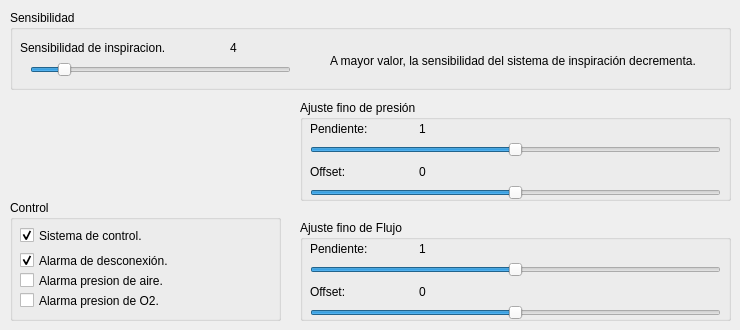
      <widget class="QWidget" name="tab_9">
       <attribute name="title">
        <string>Ajustes</string>
       </attribute>
       <widget class="QGroupBox" name="groupBox_12">
        <property name="geometry">
         <rect>
          <x>10</x>
          <y>10</y>
          <width>721</width>
          <height>80</height>
         </rect>
        </property>
        <property name="title">
         <string>Sensibilidad</string>
        </property>
        <widget class="QLabel" name="label_2">
         <property name="geometry">
          <rect>
           <x>10</x>
           <y>30</y>
           <width>181</width>
           <height>16</height>
          </rect>
         </property>
         <property name="text">
          <string>Sensibilidad de inspiracion. </string>
         </property>
        </widget>
        <widget class="QLabel" name="label_sensibilidad">
         <property name="geometry">
          <rect>
           <x>220</x>
           <y>30</y>
           <width>31</width>
           <height>16</height>
          </rect>
         </property>
         <property name="text">
          <string>4</string>
         </property>
         <property name="buddy">
          <cstring>horizontalSlider_sensibilidad</cstring>
         </property>
        </widget>
        <widget class="QSlider" name="horizontalSlider_sensibilidad">
         <property name="geometry">
          <rect>
           <x>20</x>
           <y>50</y>
           <width>261</width>
           <height>20</height>
          </rect>
         </property>
         <property name="minimum">
          <number>1</number>
         </property>
         <property name="maximum">
          <number>10</number>
         </property>
         <property name="singleStep">
          <number>1</number>
         </property>
         <property name="pageStep">
          <number>1</number>
         </property>
         <property name="value">
          <number>2</number>
         </property>
         <property name="orientation">
          <enum>Qt::Horizontal</enum>
         </property>
         <property name="invertedAppearance">
          <bool>false</bool>
         </property>
         <property name="invertedControls">
          <bool>false</bool>
         </property>
        </widget>
        <widget class="QLabel" name="label_3">
         <property name="geometry">
          <rect>
           <x>320</x>
           <y>30</y>
           <width>391</width>
           <height>41</height>
          </rect>
         </property>
         <property name="text">
          <string>A mayor valor, la sensibilidad del sistema de inspiración decrementa. </string>
         </property>
         <property name="wordWrap">
          <bool>true</bool>
         </property>
        </widget>
       </widget>
       <widget class="QGroupBox" name="groupBox_13">
        <property name="geometry">
         <rect>
          <x>10</x>
          <y>200</y>
          <width>271</width>
          <height>121</height>
         </rect>
        </property>
        <property name="title">
         <string>Control</string>
        </property>
        <widget class="QCheckBox" name="checkBox_control">
         <property name="geometry">
          <rect>
           <x>10</x>
           <y>20</y>
           <width>141</width>
           <height>31</height>
          </rect>
         </property>
         <property name="text">
          <string>Sistema de control. </string>
         </property>
         <property name="checked">
          <bool>true</bool>
         </property>
        </widget>
        <widget class="QCheckBox" name="checkBox_alarmNoConnection">
         <property name="enabled">
          <bool>true</bool>
         </property>
         <property name="geometry">
          <rect>
           <x>10</x>
           <y>50</y>
           <width>171</width>
           <height>21</height>
          </rect>
         </property>
         <property name="text">
          <string>Alarma de desconexión.</string>
         </property>
         <property name="checked">
          <bool>true</bool>
         </property>
        </widget>
        <widget class="QCheckBox" name="checkBox_alarmAirPress">
         <property name="geometry">
          <rect>
           <x>10</x>
           <y>70</y>
           <width>201</width>
           <height>21</height>
          </rect>
         </property>
         <property name="text">
          <string>Alarma presion de aire.</string>
         </property>
         <property name="checkable">
          <bool>true</bool>
         </property>
         <property name="checked">
          <bool>false</bool>
         </property>
        </widget>
        <widget class="QCheckBox" name="checkBox_alarmO2Press">
         <property name="geometry">
          <rect>
           <x>10</x>
           <y>90</y>
           <width>201</width>
           <height>21</height>
          </rect>
         </property>
         <property name="text">
          <string>Alarma presion de O2.</string>
         </property>
         <property name="checkable">
          <bool>true</bool>
         </property>
         <property name="checked">
          <bool>false</bool>
         </property>
        </widget>
       </widget>
       <widget class="QGroupBox" name="groupBox_16">
        <property name="geometry">
         <rect>
          <x>300</x>
          <y>100</y>
          <width>431</width>
          <height>101</height>
         </rect>
        </property>
        <property name="title">
         <string>Ajuste fino de presión</string>
        </property>
        <widget class="QWidget" name="layoutWidget">
         <property name="geometry">
          <rect>
           <x>10</x>
           <y>20</y>
           <width>211</width>
           <height>17</height>
          </rect>
         </property>
         <layout class="QHBoxLayout" name="horizontalLayout_8">
          <item>
           <widget class="QLabel" name="label_20">
            <property name="text">
             <string>Pendiente:</string>
            </property>
           </widget>
          </item>
          <item>
           <widget class="QLabel" name="label_slopePress">
            <property name="minimumSize">
             <size>
              <width>50</width>
              <height>0</height>
             </size>
            </property>
            <property name="text">
             <string>1</string>
            </property>
           </widget>
          </item>
         </layout>
        </widget>
        <widget class="QSlider" name="horizontalSlider_pressSlope">
         <property name="geometry">
          <rect>
           <x>10</x>
           <y>42</y>
           <width>411</width>
           <height>16</height>
          </rect>
         </property>
         <property name="minimum">
          <number>1</number>
         </property>
         <property name="maximum">
          <number>1000</number>
         </property>
         <property name="value">
          <number>500</number>
         </property>
         <property name="orientation">
          <enum>Qt::Horizontal</enum>
         </property>
         <property name="tickInterval">
          <number>0</number>
         </property>
        </widget>
        <widget class="QWidget" name="layoutWidget">
         <property name="geometry">
          <rect>
           <x>10</x>
           <y>63</y>
           <width>211</width>
           <height>17</height>
          </rect>
         </property>
         <layout class="QHBoxLayout" name="horizontalLayout_9">
          <item>
           <widget class="QLabel" name="label_6">
            <property name="text">
             <string>Offset:</string>
            </property>
           </widget>
          </item>
          <item>
           <widget class="QLabel" name="label_offsetPress">
            <property name="minimumSize">
             <size>
              <width>50</width>
              <height>0</height>
             </size>
            </property>
            <property name="text">
             <string>0</string>
            </property>
           </widget>
          </item>
         </layout>
        </widget>
        <widget class="QSlider" name="horizontalSlider_pressOffset">
         <property name="geometry">
          <rect>
           <x>10</x>
           <y>85</y>
           <width>411</width>
           <height>16</height>
          </rect>
         </property>
         <property name="minimum">
          <number>-1000</number>
         </property>
         <property name="maximum">
          <number>1000</number>
         </property>
         <property name="orientation">
          <enum>Qt::Horizontal</enum>
         </property>
        </widget>
       </widget>
       <widget class="QGroupBox" name="groupBox_17">
        <property name="geometry">
         <rect>
          <x>300</x>
          <y>220</y>
          <width>431</width>
          <height>101</height>
         </rect>
        </property>
        <property name="title">
         <string>Ajuste fino de Flujo</string>
        </property>
        <widget class="QWidget" name="layoutWidget_6">
         <property name="geometry">
          <rect>
           <x>10</x>
           <y>20</y>
           <width>211</width>
           <height>17</height>
          </rect>
         </property>
         <layout class="QHBoxLayout" name="horizontalLayout_10">
          <item>
           <widget class="QLabel" name="label_21">
            <property name="text">
             <string>Pendiente:</string>
            </property>
           </widget>
          </item>
          <item>
           <widget class="QLabel" name="label_slopeFlow">
            <property name="minimumSize">
             <size>
              <width>50</width>
              <height>0</height>
             </size>
            </property>
            <property name="text">
             <string>1</string>
            </property>
           </widget>
          </item>
         </layout>
        </widget>
        <widget class="QSlider" name="horizontalSlider_flowSlope">
         <property name="geometry">
          <rect>
           <x>10</x>
           <y>42</y>
           <width>411</width>
           <height>16</height>
          </rect>
         </property>
         <property name="minimum">
          <number>1</number>
         </property>
         <property name="maximum">
          <number>1000</number>
         </property>
         <property name="value">
          <number>500</number>
         </property>
         <property name="orientation">
          <enum>Qt::Horizontal</enum>
         </property>
        </widget>
        <widget class="QWidget" name="layoutWidget_9">
         <property name="geometry">
          <rect>
           <x>10</x>
           <y>63</y>
           <width>211</width>
           <height>17</height>
          </rect>
         </property>
         <layout class="QHBoxLayout" name="horizontalLayout_12">
          <item>
           <widget class="QLabel" name="label_25">
            <property name="text">
             <string>Offset:</string>
            </property>
           </widget>
          </item>
          <item>
           <widget class="QLabel" name="label_offsetFlow">
            <property name="minimumSize">
             <size>
              <width>50</width>
              <height>0</height>
             </size>
            </property>
            <property name="text">
             <string>0</string>
            </property>
           </widget>
          </item>
         </layout>
        </widget>
        <widget class="QSlider" name="horizontalSlider_flowOffset">
         <property name="geometry">
          <rect>
           <x>10</x>
           <y>85</y>
           <width>411</width>
           <height>16</height>
          </rect>
         </property>
         <property name="minimum">
          <number>-1000</number>
         </property>
         <property name="maximum">
          <number>1000</number>
         </property>
         <property name="orientation">
          <enum>Qt::Horizontal</enum>
         </property>
        </widget>
       </widget>
      </widget>
